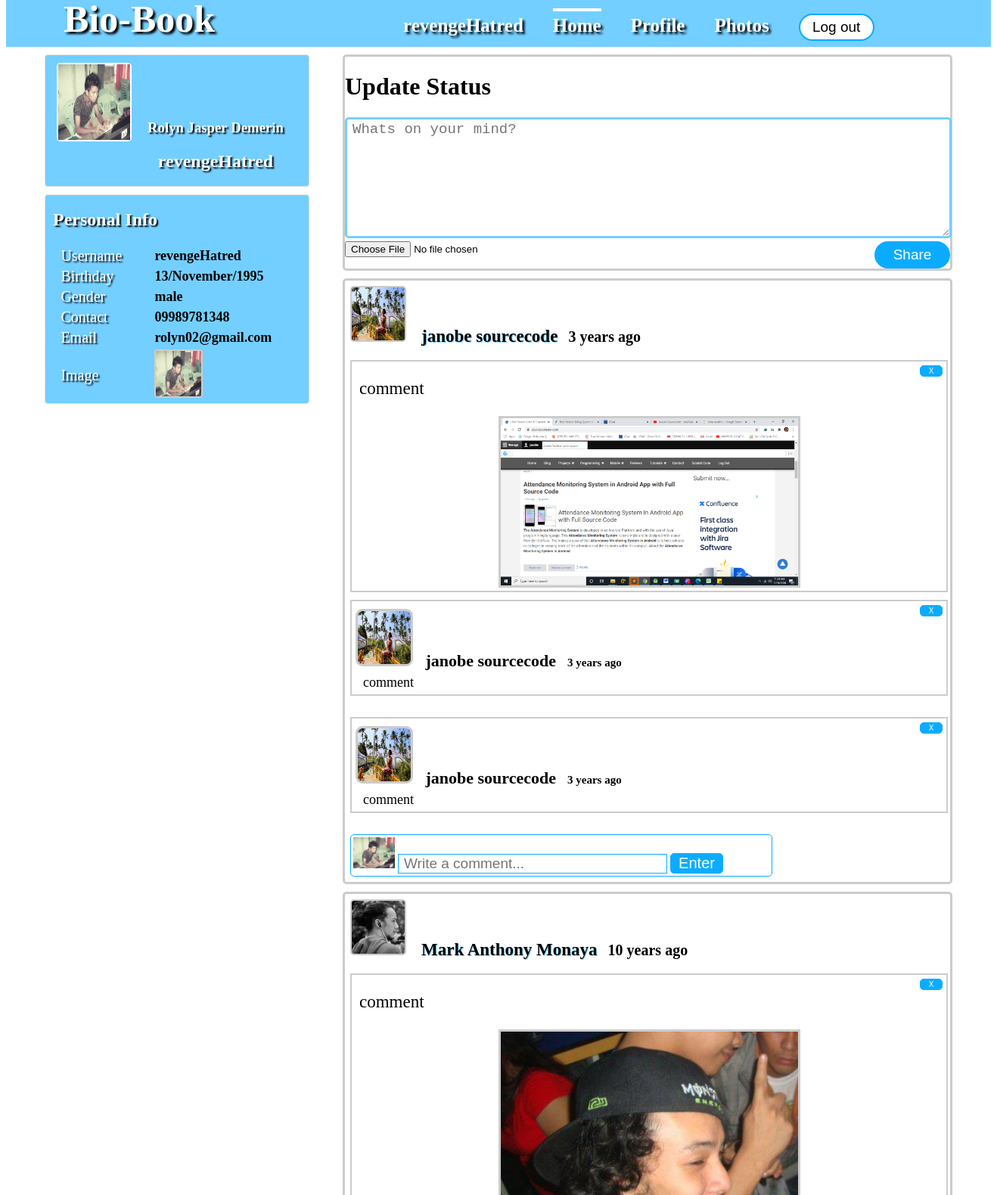
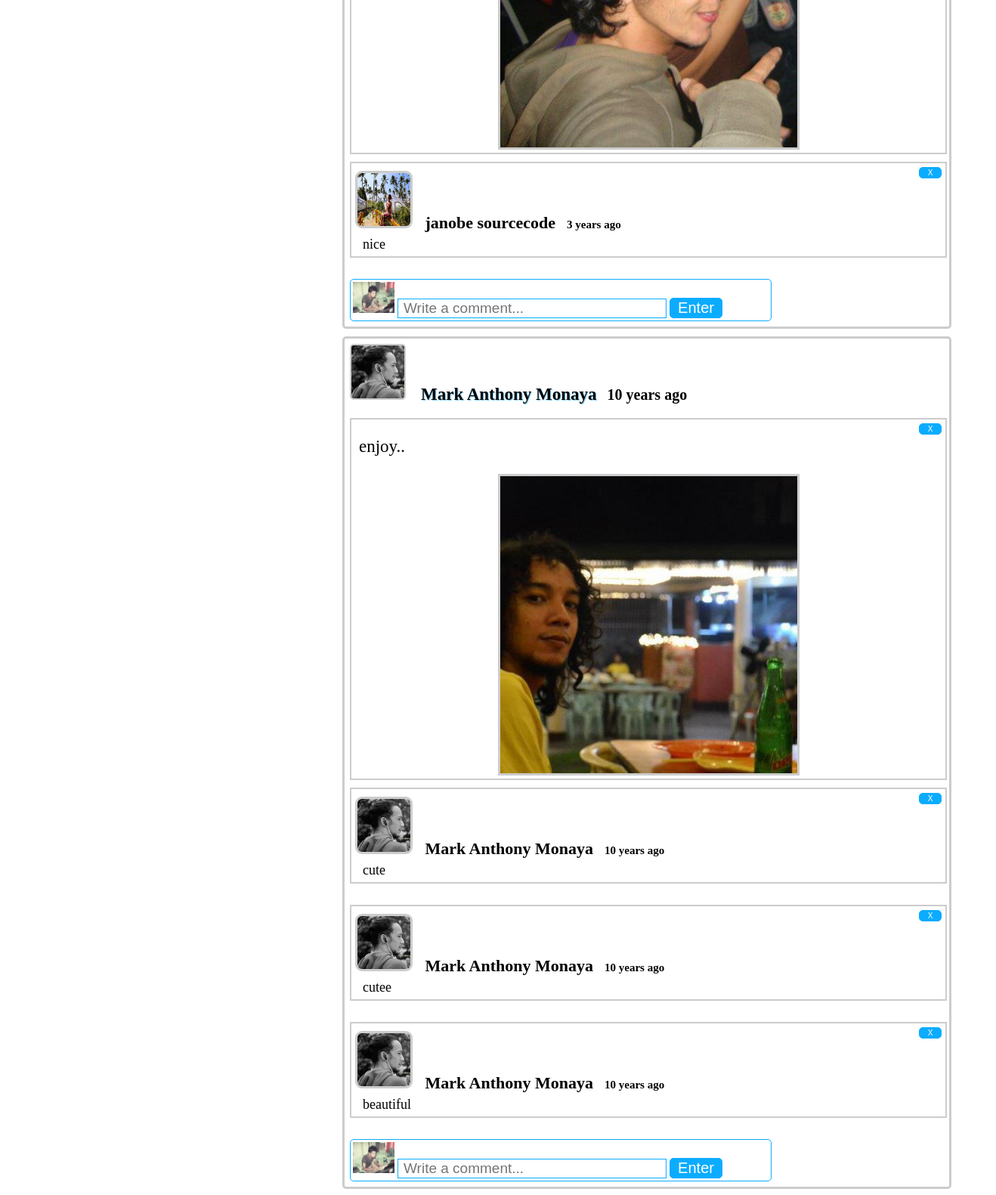
The page /home.php (signed in, upper part) on the database its author committed (2 pictures, top to bottom).
### tables this page shows
CREATE TABLE `user` (
  `user_id` int(100) NOT NULL,
  `firstname` varchar(100) NOT NULL,
  `lastname` varchar(100) NOT NULL,
  `username` varchar(100) NOT NULL,
  `username2` varchar(100) NOT NULL,
  `birthday` varchar(100) NOT NULL,
  `gender` varchar(100) NOT NULL,
  `number` varchar(100) NOT NULL,
  `email` varchar(100) NOT NULL,
  `email2` varchar(100) NOT NULL,
  `password` varchar(100) NOT NULL,
  `password2` varchar(100) NOT NULL,
  `profile_picture` varchar(100) NOT NULL,
  `cover_picture` varchar(100) NOT NULL
);

CREATE TABLE `post` (
  `post_id` int(100) NOT NULL,
  `user_id` varchar(100) NOT NULL,
  `post_image` varchar(100) NOT NULL,
  `content` varchar(100) NOT NULL,
  `created` varchar(100) NOT NULL
);

CREATE TABLE `comments` (
  `comment_id` int(100) NOT NULL,
  `post_id` varchar(100) NOT NULL,
  `user_id` varchar(100) NOT NULL,
  `name` varchar(100) NOT NULL,
  `content_comment` varchar(100) NOT NULL,
  `image` varchar(100) NOT NULL,
  `created` varchar(100) NOT NULL
);

### session.php (called while the page is built, shortened)
<?php
include("includes/database.php");
$id = $_SESSION['id'];
$query=mysqli_query ($con,"SELECT * FROM user WHERE user_id ='$id'");
$row=mysqli_fetch_array($query);
$firstname=$row['firstname'];
$lastname=$row['lastname'];
$username=$row['username'];
?>

### home.php (the view, shortened to what this page needs)
<?php
function time_stamp($session_time)
{
$time_difference = time() - $session_time ;
$seconds = $time_difference ;
$minutes = round($time_difference / 60 );
$hours = round($time_difference / 3600 );
$days = round($time_difference / 86400 );
$weeks = round($time_difference / 604800 );
$months = round($time_difference / 2419200 );
$years = round($time_difference / 29030400 );
if($seconds <= 60)
{
echo"$seconds seconds ago";
}
else
{
if($years==1)
   {
   echo"one year ago";
   }
  else
  {
  echo"$years years ago";
  }
}
}
?>
<!DOCTYPE html>
<html>
	<head>
		<link rel="stylesheet" type="text/css" href="css/home.css">
	</head>
<body>
<?php include ('session.php');?>
	<div id="header">
		<div class="head-view">
			<ul>
				<li><a href="home.php" title="Bio-Book"><b>Bio-Book</b></a></li>
				<li><a href="timeline.php" title="<?php echo $username ?>"><label><?php echo $username ?></label></a></li>
				<li><a href="home.php" title="Home"><label class="active">Home</label></a></li>
				<li><a href="profile.php" title="Home"><label>Profile</label></a></li>
				<li><a href="photos.php" title="Settings"><label>Photos</label></a></li>
				<li><a href="logout.php" title="Log out"><button class="btn-sign-in" value="Log out">Log out</button></a></li>
			</ul>
		</div>
	</div>
	<div id="container">
		<div id="left-nav">
				<div class="clip1">
				<a href="updatephoto.php" title="Change Profile Picture"><img src="<?php echo $row['profile_picture'] ?>"></a>
				</div>
				<div class="user-details">
					<h3><?php echo $firstname ?>&nbsp;<?php echo $lastname ?></h3>
					<h2><?php echo $username ?></h2>
				</div>
		</div>
		<div id="right-nav">
			<h1>Update Status</h1>
	<div>
			<form method="post" action="post.php" enctype="multipart/form-data">
				<textarea placeholder="Whats on your mind?" name="content" class="post-text" required></textarea>
				<input type="file" name="image">
				<button class="btn-share" name="Submit" value="Log out">Share</button>
			</form>
	</div>
		</div>
<?php
	include("includes/database.php");
			$query=mySQLi_query($con,"SELECT * from user where user_id='$id' order by user_id DESC");
			while($row=mySQLi_fetch_array($query)){
				$id = $row['user_id'];
?>
		<div id="left-nav1">
			<h2>Personal Info</h2>
			<table>
				<tr>
					<td><label>Username</label></td>
					<td width="20"></td>
					<td><b><?php echo $row['username']; ?></b></td>
				</tr>
				<tr>
					<td><label>Birthday</label></td>
					<td width="20"></td>
					<td><b><?php echo $row['birthday']; ?></b></td>
				</tr>
				<tr>
					<td><label>Gender</label></td>
					<td width="20"></td>
					<td><b><?php echo $row['gender']; ?></b></td>
				</tr>
				<tr>
					<td><label>Contact</label></td>
					<td width="20"></td>
					<td><b><?php echo $row['number']; ?></b></td>
				</tr>
				<tr>
					<td><label>Email</label></td>
					<td width="20"></td>
					<td><b><?php echo $row['email']; ?></b></td>
				</tr>
				<tr>
					<td><label>Image</label></td>
					<td width="20"></td>
					<td><img src="<?php echo $row['profile_picture']; ?>"></td>
				</tr>
			</table>
		</div>
<?php
}
?>
<?php
	include("includes/database.php");
			$query=mySQLi_query($con,"SELECT * from post LEFT JOIN user on user.user_id = post.user_id order by post_id DESC");
			while($row=mySQLi_fetch_array($query)){
				$posted_by = $row['firstname']." ".$row['lastname'];
				$location = $row['post_image'];
				$profile_picture = $row['profile_picture'];
				$post_id = $row['post_id'];
				$time=$row['created'];
?>
		<div id="right-nav1">
			<div class="profile-pics">
			<img src="<?php echo $profile_picture ?>">
			<b><?php echo $posted_by ?></b>
			<strong><?php echo $time = time_stamp($time); ?></strong>
			</div>
		<br />
			<div class="post-content">
				<div class="delete-post">
				<a href="delete_post.php<?php echo '?id='.$post_id; ?>" title="Delete your post"><button class="btn-delete">X</button></a>
				</div>
			<p><?php echo $row['content']; ?></p>
		<center>
			<img src="<?php echo $location ?>">
		</center>
		</div>
<?php
	include("includes/database.php");
			$comment=mySQLi_query($con,"SELECT * from comments where post_id='$post_id' order by post_id DESC");
			while($row=mySQLi_fetch_array($comment)){
			$comment_id=$row['comment_id'];
				$time=$row['created'];
?>
			<div class="comment-display"<?php echo $comment_id ?>>
					<div class="delete-post">
					<a href="delete_comment.php<?php echo '?id='.$comment_id; ?>" title="Delete your comment"><button class="btn-delete">X</button></a>
					</div>
				<div class="user-comment-name"><img src="<?php echo $row['image']; ?>">&nbsp;&nbsp;&nbsp;<?php echo $row['name']; ?><b class="time-comment"><?php echo $time = time_stamp($time); ?></b></div>
				<div class="comment"><?php echo $row['content_comment']; ?></div>
			</div>
			<br />
<?php
}
?>
		 <form  method="POST" action="comment.php">
			<div class="comment-area">
						<?php $image=mysqli_query($con,"select * from user where user_id='$id'");
							while($row=mysqli_fetch_array($image)){
							?>
						<img src="<?php echo $row['profile_picture']; ?>" width="50" height="50">
						<?php } ?>
			<input type="text" name="content_comment" placeholder="Write a comment..." class="comment-text">
			<input type="submit" name="post_comment" value="Enter" class="btn-comment">
			</div>
		</form>
		</div>
	<?php
	}
	?>
	</div>
</body>
</html>

### rows shown on the page
user: username "revengeHatred", profile_picture (picture), firstname "Rolyn Jasper", lastname "Demerin", birthday "13/November/1995", gender "male", number "09989781348", email "rolyn02@gmail.com"
post: user.profile_picture (picture), user.lastname "janobe sourcecode", content "comment", post_image (picture)
comments: image (picture), name "janobe sourcecode", content_comment "comment"
comments: image (picture), name "janobe sourcecode", content_comment "comment"
post: user.profile_picture (picture), user.lastname "Mark Anthony Monaya", content "comment", post_image (picture)
comments: image (picture), name "janobe sourcecode", content_comment "nice"
post: user.profile_picture (picture), user.lastname "Mark Anthony Monaya", content "enjoy..", post_image (picture)
comments: image (picture), name "Mark Anthony Monaya", content_comment "cute"
comments: image (picture), name "Mark Anthony Monaya", content_comment "cutee"
comments: image (picture), name "Mark Anthony Monaya", content_comment "beautiful"
